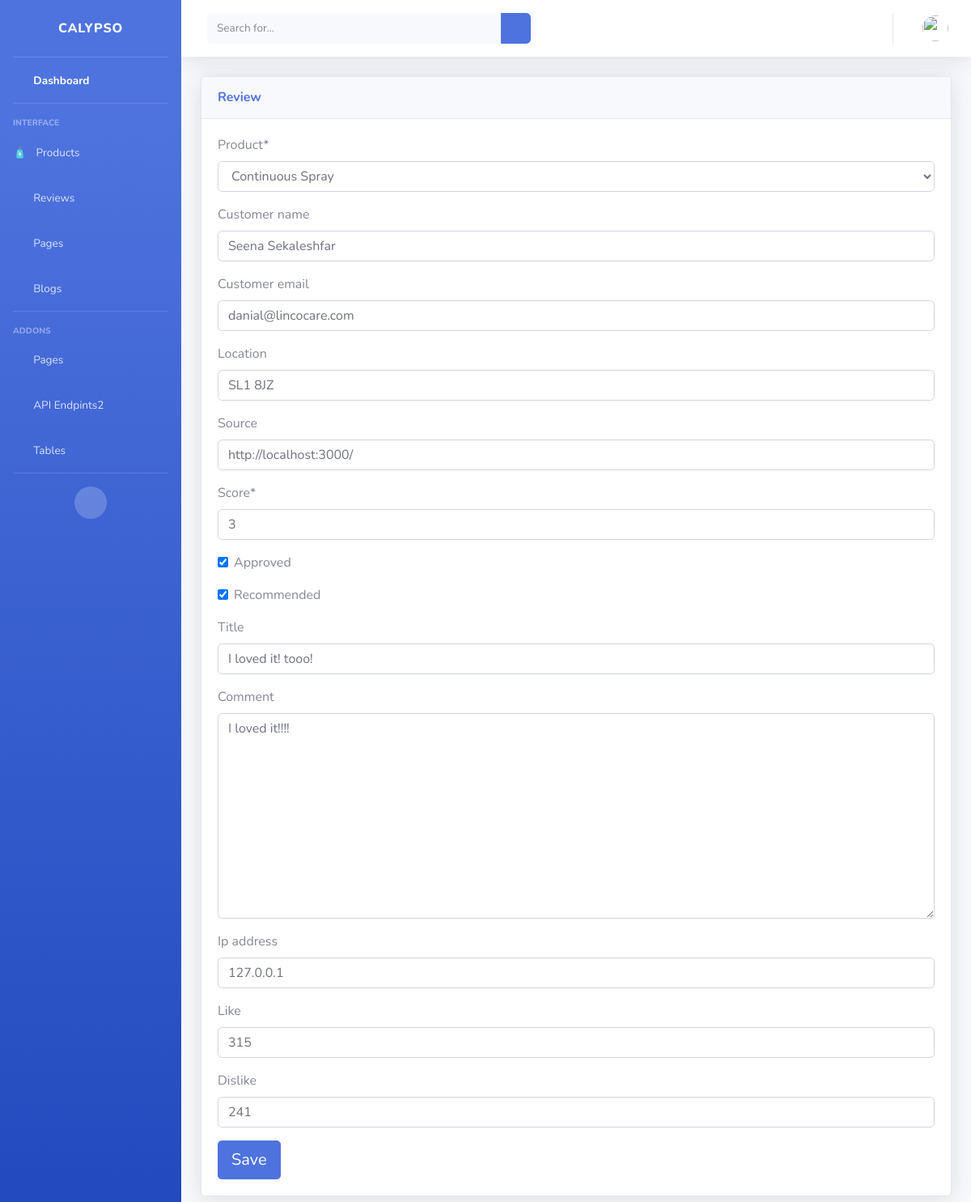
Before: /dashboard/reviews/5/ (signed in) with the older database file.
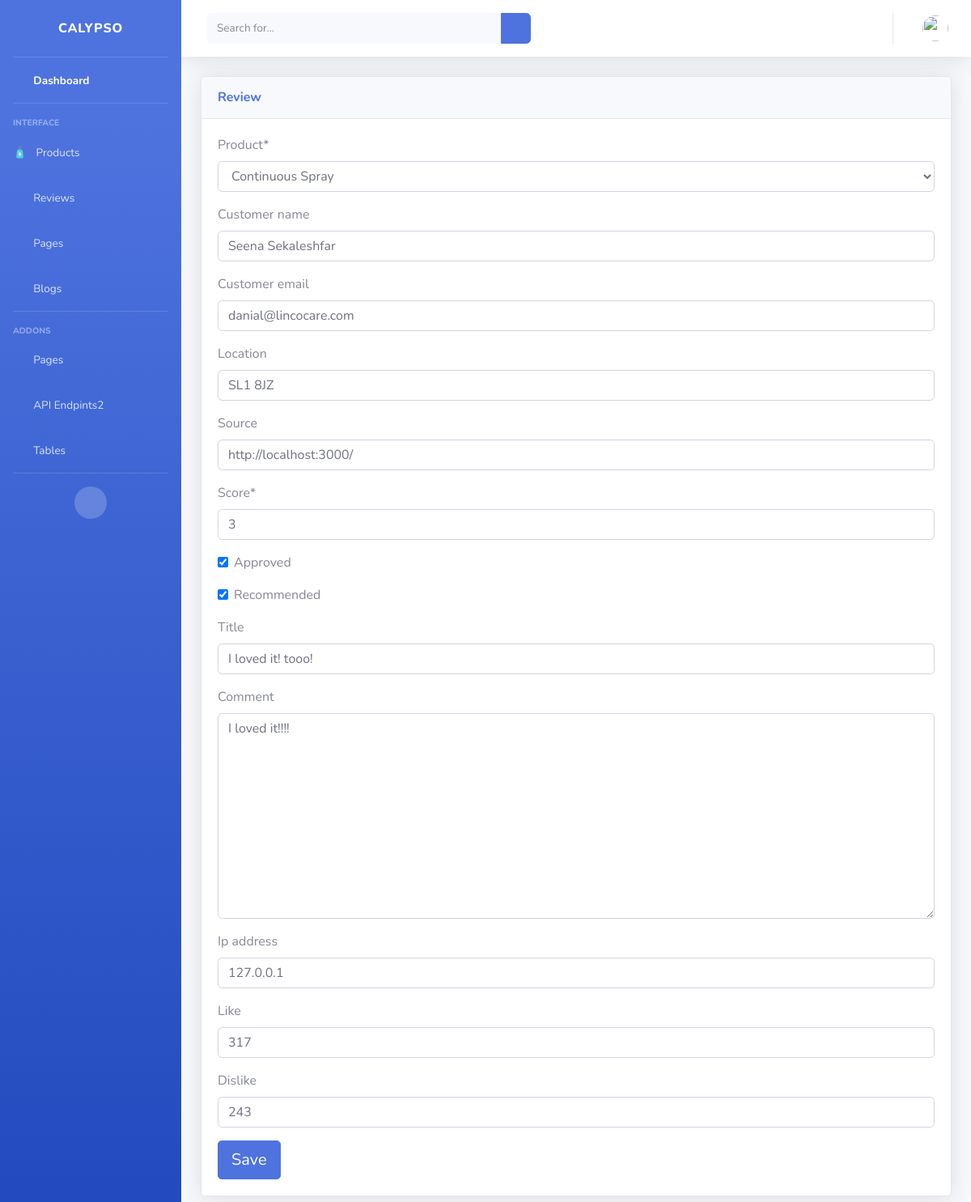
After: the same page with the newer database file.
### review/models.py (models this page shows, shortened)
class Review(models.Model):
    product = models.ForeignKey(
        Product, null=True, on_delete=models.SET_NULL)
    user = models.ForeignKey(User, verbose_name="user",
                             blank=True, null=True, on_delete=models.SET_NULL)
    customer_name = models.CharField(max_length=200, blank=True, null=True)
    customer_email = models.EmailField(max_length=254, blank=True, null=True)
    location = models.CharField(max_length=200, blank=True, null=True)
    source = models.CharField(max_length=200, blank=True, null=True)
    score = models.PositiveIntegerField()
    approved = models.BooleanField(default=False)
    recommended = models.BooleanField(default=False)
    title = models.CharField(max_length=200, blank=True, null=True)
    comment = models.TextField(blank=True)
    ip_address = models.GenericIPAddressField(blank=True, null=True)
    date_created = models.DateTimeField(auto_now_add=True)
    like = models.PositiveIntegerField(default=0, blank=True, null=True)
    dislike = models.PositiveIntegerField(default=0, blank=True, null=True)
    reply = models.ManyToManyField(
        Reply, related_name="review", verbose_name="Replies", blank=True)
    class Meta:
        ordering = ("-date_created",)

### dashboard/views.py (the view)
# urls.py: path('reviews/<int:pk>/', ReviewEditView.as_view(),
class ReviewEditView(StaffRequiredMixin, UpdateView):
    model = Review
    template_name = 'dashboard/reviews/edit.html'
    form_class = ReviewForm
    success_url = reverse_lazy('dashboard:reviews')

### dashboard/forms.py
class ReviewForm(forms.ModelForm):
    class Meta:
        model = Review
        fields = "__all__"
        exclude = ['reply', 'user']

### dashboard/views.py (called while the page is built)
    def test_func(self):
        return self.request.user.is_staff

### product/models.py (called while the page is built)
    def __str__(self):
        return self.name

### templates/dashboard/reviews/edit.html (shortened to what this page needs)
{% extends "dashboard/admin-base.html" %} {% load static %}
{% load crispy_forms_tags %}
{% block content %}
<div class="container-fluid">
  <div class="card shadow mb-4">
    <div class="card-header py-3">
      <h6 class="m-0 font-weight-bold text-primary">Review</h6>
    </div>
    <div class="card-body">
      <div class="table-responsive">
        <form method="POST">
          {{ form| crispy}}
          <button type="submit" class="btn btn-lg btn-primary">Save</button>
        </form>
      </div>
    </div>
  </div>
</div>
{% endblock %}

Changed rows visible on the page:
changed Review "Continuous Spray": like "315" → "317"; dislike "241" → "243"
